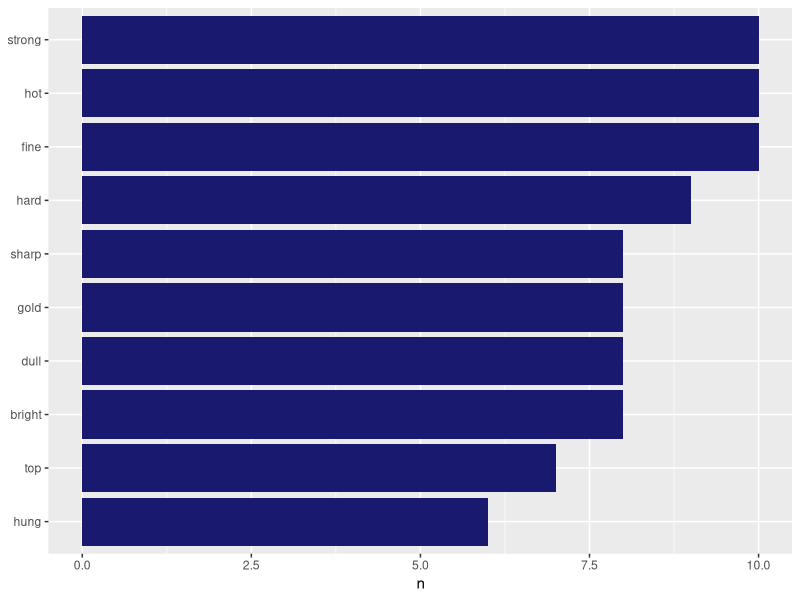
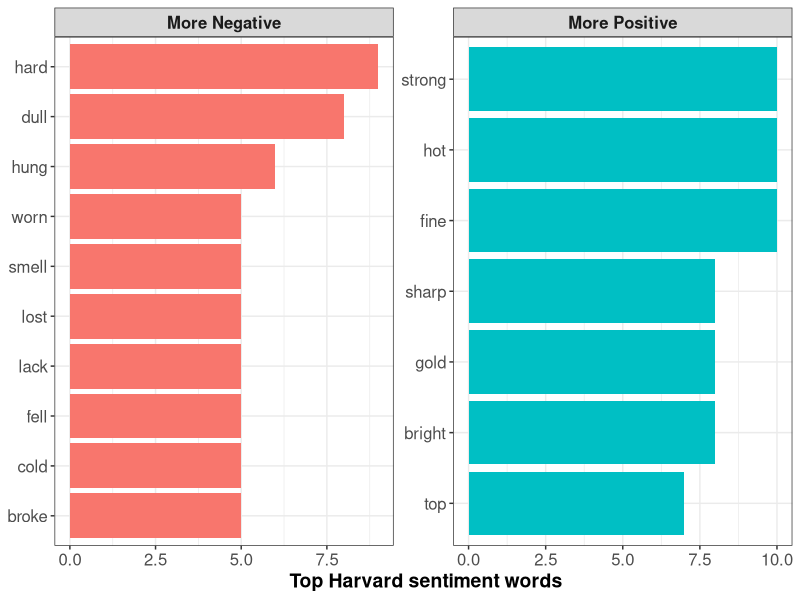

Generate these figures, in order, with R:
### SENTIMENT ANALYSIS PLOT 

# load libraries
library(tidyverse)
library(tidytext)

# create a tibble to work with the dataset
df <- tibble(line = seq_along(sentences), text = sentences)

# unnest each word in each sentence as its own row
df_unnest <- df %>% 
  unnest_tokens(word, text) %>%
  mutate(word = str_to_lower(word))

df_unnest

# filter out stop words
df_filtered <- df_unnest %>%
  anti_join(stop_words)

# get sentiments for each word
sentiment <- get_sentiments("bing") 

sentiment %>% head()

# inner join the bing sentiment to the word tibble
df_sentiment <- df_filtered %>%
  inner_join(sentiment)

df_sentiment

# count the top ten Harvard words
df_sentiment %>%
  group_by(word) %>% 
  summarise(n = n(), 
            sentiment = first(sentiment)) %>%
  arrange(desc(n)) %>% 
  head(n=10)

# plot a bar chart of the most common Harvard words
df_sentiment %>%
  count(word, sort = TRUE) %>%
  slice_max(n, n = 10) %>%
  mutate(word = reorder(word, n)) %>%
  ggplot(aes(n, word)) +
  geom_col(fill = "midnightblue") +
  labs(y = NULL)


# calculate words sentiment by score:
harvard_score_sentiments <- df_sentiment %>%
  group_by(word) %>%
  summarize(
    n = n(),
    negative = sum(sentiment == "negative"),
    positive = sum(sentiment == "positive")
  ) %>%
  mutate(norm_neg = negative / n,
         norm_pos = positive / n,
         sentiment_score = norm_pos - norm_neg)

# plot a bar chart of the top Harvard sentiment words (+/-)  
harvard_score_sentiments %>% 
  mutate(mood = ifelse(sentiment_score < 0, 'More Negative', 
                       'More Positive')) %>%
  slice_max(n, n = 15) %>% 
  ggplot() +
  geom_col(aes(
      x = reorder(word, n),
      y = n,
      fill = mood)
      ) + 
  facet_wrap(~mood, scales = "free") +
  coord_flip() +
  labs(y=" Top Harvard sentiment words", x = NULL) +
  theme_bw() + 
  theme(
    legend.position = 'none',
    axis.text.x = element_text(size = 12),
    axis.title.x = element_text(size = 14, face = 'bold'),
    axis.text.y = element_text(size = 12),
    axis.title.y = element_text(size = 14, face = 'bold'),
    strip.text.x = element_text(size = 12, face = 'bold')
  )
